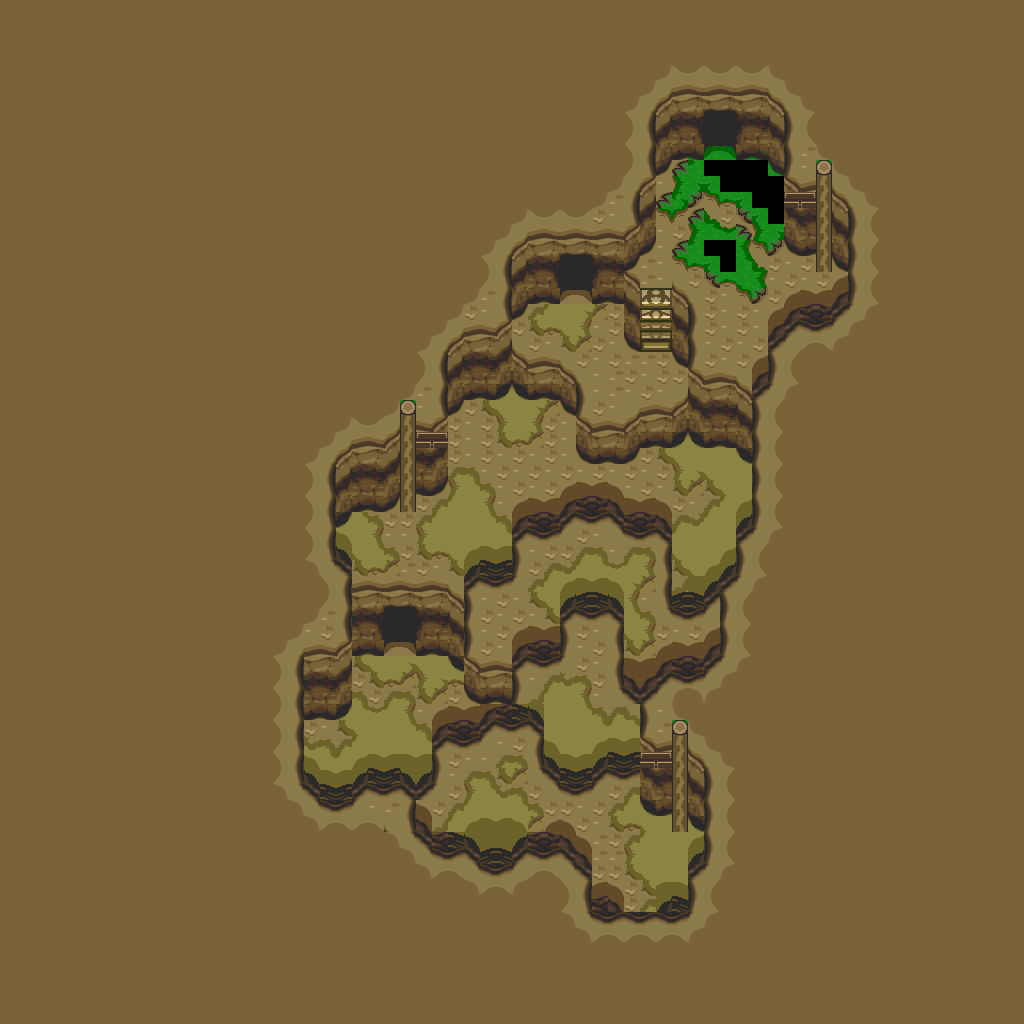

A level layout from a 2D game, rendered from its tile map. Below: a short description, then the map file with tile-grid data replaced by summaries:
An orthogonal 64x64 tile map with 16x16 px tiles, 1 tile layer (base), 1 hidden layer not drawn and 8 objects.

<map version="1.10" tiledversion="1.12.1" orientation="orthogonal" renderorder="right-down" width="64" height="64" tilewidth="16" tileheight="16" infinite="0" nextlayerid="3" nextobjectid="9">
 <tileset firstgid="1" source="../classiciphone_pics4.tsx" />
 <layer id="1" name="base" width="64" height="64">
  <data>[4096 cells, 4082 non-empty, 129 distinct tile ids]</data>
 </layer>
 <layer id="2" name="collision" width="64" height="64" visible="0">
  <properties><property name="collision" value="true" /></properties>
  <data>[4096 cells, 370 non-empty, 1 distinct tile ids]</data>
 </layer>
 <objectgroup id="3" name="npcs">
  <object id="1" x="512.0" y="880.0" width="16" height="16">
   <properties>
    <property name="script" type="string">-- Auto-converted from GraalScript
-- // NPC made by maximus_asinus
-- [CLIENT-SIDE — server no-op]
-- if (playerenters || timeout) {
-- timeout = .05;
-- seteffect 0,0,0,.75;
-- }</property>
   </properties>
  </object>
  <object id="2" x="352.0" y="784.0" width="16" height="16">
   <properties>
    <property name="script" type="string">-- Auto-converted from GraalScript
-- function onCreated() {
-- setshape(1,64,64);
end
-- [CLIENT-SIDE — server no-op]
-- 
-- if (created) {
-- setshape 1,64,64;
-- }</property>
   </properties>
  </object>
  <object id="3" x="368.0" y="400.0" width="16" height="16">
   <properties>
    <property name="gani" value="light2.png" />
    <property name="script" type="string">-- Auto-converted from GraalScript
-- // NPC made by Stefan Knorr
-- if (created) {
-- setimg light2.png;
self.dontblock = true
end
-- [CLIENT-SIDE — server no-op]
-- if (playerenters) {
-- setzoomeffect 3;
-- setcoloreffect 1,.6,0,0.5;
-- drawaslight;
-- }</property>
   </properties>
  </object>
  <object id="4" x="432.0" y="448.0" width="16" height="16">
   <properties>
    <property name="gani" value="lampanimation.mng" />
    <property name="script" type="string">-- Auto-converted from GraalScript
-- // NPC made by Stefan Knorr
-- [CLIENT-SIDE — server no-op]
-- if (created) {
-- y = 27.5;
-- setimgpart lampanimation.mng,0,0,20,36;
-- dontblock;
-- }</property>
   </properties>
  </object>
  <object id="5" x="784.0" y="208.0" width="16" height="16">
   <properties>
    <property name="gani" value="lampanimation.mng" />
    <property name="script" type="string">-- Auto-converted from GraalScript
-- // NPC made by Stefan Knorr
-- [CLIENT-SIDE — server no-op]
-- if (created) {
-- y = 12.5;
-- setimgpart lampanimation.mng,0,0,20,36;
-- dontblock;
-- }</property>
   </properties>
  </object>
  <object id="6" x="736.0" y="160.0" width="16" height="16">
   <properties>
    <property name="gani" value="light2.png" />
    <property name="script" type="string">-- Auto-converted from GraalScript
-- // NPC made by Stefan Knorr
-- if (created) {
-- setimg light2.png;
self.dontblock = true
end
-- [CLIENT-SIDE — server no-op]
-- if (playerenters) {
-- setzoomeffect 3;
-- setcoloreffect 1,.6,0,0.5;
-- drawaslight;
-- }</property>
   </properties>
  </object>
  <object id="7" x="640.0" y="768.0" width="16" height="16">
   <properties>
    <property name="gani" value="lampanimation.mng" />
    <property name="script" type="string">-- Auto-converted from GraalScript
-- // NPC made by Stefan Knorr
-- [CLIENT-SIDE — server no-op]
-- if (created) {
-- y = 47.5;
-- setimgpart lampanimation.mng,0,0,20,36;
-- dontblock;
-- }</property>
   </properties>
  </object>
  <object id="8" x="592.0" y="720.0" width="16" height="16">
   <properties>
    <property name="gani" value="light2.png" />
    <property name="script" type="string">-- Auto-converted from GraalScript
-- // NPC made by Stefan Knorr
-- if (created) {
-- setimg light2.png;
self.dontblock = true
end
-- [CLIENT-SIDE — server no-op]
-- if (playerenters) {
-- setzoomeffect 3;
-- setcoloreffect 1,.6,0,0.5;
-- drawaslight;
-- }</property>
   </properties>
  </object>
 </objectgroup>
</map>
